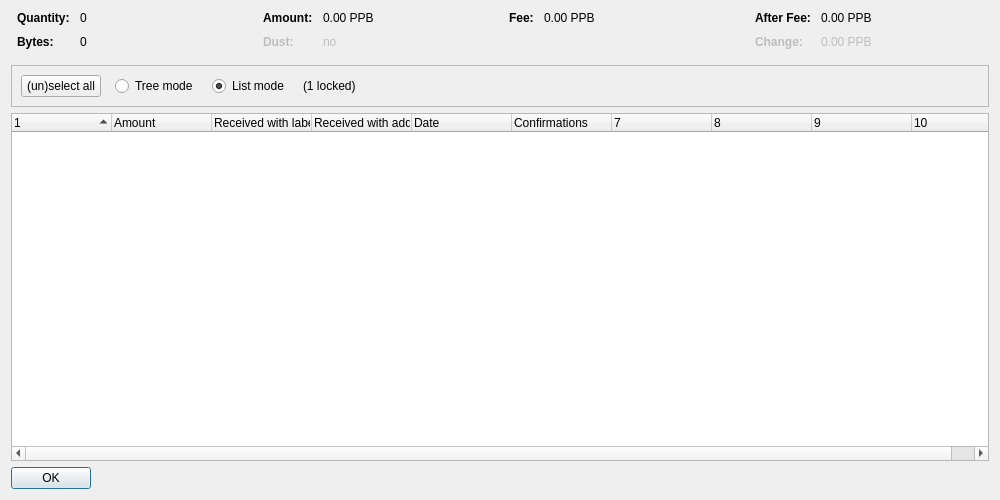
<?xml version="1.0" encoding="UTF-8"?>
<ui version="4.0">
 <class>CoinControlDialog</class>
 <widget class="QDialog" name="CoinControlDialog">
  <property name="geometry">
   <rect>
    <x>0</x>
    <y>0</y>
    <width>1000</width>
    <height>500</height>
   </rect>
  </property>
  <property name="windowTitle">
   <string>Coin Selection</string>
  </property>
  <layout class="QVBoxLayout" name="verticalLayout">
   <item>
    <layout class="QHBoxLayout" name="horizontalLayoutTop" stretch="0,0,0,0">
     <property name="topMargin">
      <number>0</number>
     </property>
     <property name="bottomMargin">
      <number>10</number>
     </property>
     <item>
      <layout class="QFormLayout" name="formLayoutCoinControl1">
       <property name="horizontalSpacing">
        <number>10</number>
       </property>
       <property name="verticalSpacing">
        <number>10</number>
       </property>
       <property name="leftMargin">
        <number>6</number>
       </property>
       <property name="rightMargin">
        <number>6</number>
       </property>
       <item row="0" column="0">
        <widget class="QLabel" name="labelCoinControlQuantityText">
         <property name="font">
          <font>
           <weight>75</weight>
           <bold>true</bold>
          </font>
         </property>
         <property name="text">
          <string>Quantity:</string>
         </property>
        </widget>
       </item>
       <item row="0" column="1">
        <widget class="QLabel" name="labelCoinControlQuantity">
         <property name="cursor">
          <cursorShape>IBeamCursor</cursorShape>
         </property>
         <property name="contextMenuPolicy">
          <enum>Qt::ActionsContextMenu</enum>
         </property>
         <property name="text">
          <string notr="true">0</string>
         </property>
         <property name="textInteractionFlags">
          <set>Qt::LinksAccessibleByMouse|Qt::TextSelectableByKeyboard|Qt::TextSelectableByMouse</set>
         </property>
        </widget>
       </item>
       <item row="1" column="0">
        <widget class="QLabel" name="labelCoinControlBytesText">
         <property name="font">
          <font>
           <weight>75</weight>
           <bold>true</bold>
          </font>
         </property>
         <property name="text">
          <string>Bytes:</string>
         </property>
        </widget>
       </item>
       <item row="1" column="1">
        <widget class="QLabel" name="labelCoinControlBytes">
         <property name="cursor">
          <cursorShape>IBeamCursor</cursorShape>
         </property>
         <property name="contextMenuPolicy">
          <enum>Qt::ActionsContextMenu</enum>
         </property>
         <property name="text">
          <string notr="true">0</string>
         </property>
         <property name="textInteractionFlags">
          <set>Qt::LinksAccessibleByMouse|Qt::TextSelectableByKeyboard|Qt::TextSelectableByMouse</set>
         </property>
        </widget>
       </item>
      </layout>
     </item>
     <item>
      <layout class="QFormLayout" name="formLayoutCoinControl2">
       <property name="horizontalSpacing">
        <number>10</number>
       </property>
       <property name="verticalSpacing">
        <number>10</number>
       </property>
       <property name="leftMargin">
        <number>6</number>
       </property>
       <property name="rightMargin">
        <number>6</number>
       </property>
       <item row="0" column="0">
        <widget class="QLabel" name="labelCoinControlAmountText">
         <property name="font">
          <font>
           <weight>75</weight>
           <bold>true</bold>
          </font>
         </property>
         <property name="text">
          <string>Amount:</string>
         </property>
        </widget>
       </item>
       <item row="0" column="1">
        <widget class="QLabel" name="labelCoinControlAmount">
         <property name="cursor">
          <cursorShape>IBeamCursor</cursorShape>
         </property>
         <property name="contextMenuPolicy">
          <enum>Qt::ActionsContextMenu</enum>
         </property>
         <property name="text">
          <string notr="true">0.00 PPB</string>
         </property>
         <property name="textInteractionFlags">
          <set>Qt::LinksAccessibleByMouse|Qt::TextSelectableByKeyboard|Qt::TextSelectableByMouse</set>
         </property>
        </widget>
       </item>
       <item row="1" column="0">
        <widget class="QLabel" name="labelCoinControlLowOutputText">
         <property name="enabled">
          <bool>false</bool>
         </property>
         <property name="font">
          <font>
           <weight>75</weight>
           <bold>true</bold>
          </font>
         </property>
         <property name="text">
          <string>Dust:</string>
         </property>
        </widget>
       </item>
       <item row="1" column="1">
        <widget class="QLabel" name="labelCoinControlLowOutput">
         <property name="enabled">
          <bool>false</bool>
         </property>
         <property name="cursor">
          <cursorShape>IBeamCursor</cursorShape>
         </property>
         <property name="contextMenuPolicy">
          <enum>Qt::ActionsContextMenu</enum>
         </property>
         <property name="text">
          <string notr="true">no</string>
         </property>
         <property name="textInteractionFlags">
          <set>Qt::LinksAccessibleByMouse|Qt::TextSelectableByKeyboard|Qt::TextSelectableByMouse</set>
         </property>
        </widget>
       </item>
      </layout>
     </item>
     <item>
      <layout class="QFormLayout" name="formLayoutCoinControl3">
       <property name="horizontalSpacing">
        <number>10</number>
       </property>
       <property name="verticalSpacing">
        <number>10</number>
       </property>
       <property name="leftMargin">
        <number>6</number>
       </property>
       <property name="rightMargin">
        <number>6</number>
       </property>
       <item row="0" column="0">
        <widget class="QLabel" name="labelCoinControlFeeText">
         <property name="font">
          <font>
           <weight>75</weight>
           <bold>true</bold>
          </font>
         </property>
         <property name="text">
          <string>Fee:</string>
         </property>
        </widget>
       </item>
       <item row="0" column="1">
        <widget class="QLabel" name="labelCoinControlFee">
         <property name="cursor">
          <cursorShape>IBeamCursor</cursorShape>
         </property>
         <property name="contextMenuPolicy">
          <enum>Qt::ActionsContextMenu</enum>
         </property>
         <property name="text">
          <string notr="true">0.00 PPB</string>
         </property>
         <property name="textInteractionFlags">
          <set>Qt::LinksAccessibleByMouse|Qt::TextSelectableByKeyboard|Qt::TextSelectableByMouse</set>
         </property>
        </widget>
       </item>
      </layout>
     </item>
     <item>
      <layout class="QFormLayout" name="formLayoutCoinControl4">
       <property name="horizontalSpacing">
        <number>10</number>
       </property>
       <property name="verticalSpacing">
        <number>10</number>
       </property>
       <property name="leftMargin">
        <number>6</number>
       </property>
       <property name="rightMargin">
        <number>6</number>
       </property>
       <item row="0" column="0">
        <widget class="QLabel" name="labelCoinControlAfterFeeText">
         <property name="font">
          <font>
           <weight>75</weight>
           <bold>true</bold>
          </font>
         </property>
         <property name="text">
          <string>After Fee:</string>
         </property>
        </widget>
       </item>
       <item row="0" column="1">
        <widget class="QLabel" name="labelCoinControlAfterFee">
         <property name="cursor">
          <cursorShape>IBeamCursor</cursorShape>
         </property>
         <property name="contextMenuPolicy">
          <enum>Qt::ActionsContextMenu</enum>
         </property>
         <property name="text">
          <string notr="true">0.00 PPB</string>
         </property>
         <property name="textInteractionFlags">
          <set>Qt::LinksAccessibleByMouse|Qt::TextSelectableByKeyboard|Qt::TextSelectableByMouse</set>
         </property>
        </widget>
       </item>
       <item row="1" column="0">
        <widget class="QLabel" name="labelCoinControlChangeText">
         <property name="enabled">
          <bool>false</bool>
         </property>
         <property name="font">
          <font>
           <weight>75</weight>
           <bold>true</bold>
          </font>
         </property>
         <property name="text">
          <string>Change:</string>
         </property>
        </widget>
       </item>
       <item row="1" column="1">
        <widget class="QLabel" name="labelCoinControlChange">
         <property name="enabled">
          <bool>false</bool>
         </property>
         <property name="cursor">
          <cursorShape>IBeamCursor</cursorShape>
         </property>
         <property name="contextMenuPolicy">
          <enum>Qt::ActionsContextMenu</enum>
         </property>
         <property name="text">
          <string notr="true">0.00 PPB</string>
         </property>
         <property name="textInteractionFlags">
          <set>Qt::LinksAccessibleByMouse|Qt::TextSelectableByKeyboard|Qt::TextSelectableByMouse</set>
         </property>
        </widget>
       </item>
      </layout>
     </item>
    </layout>
   </item>
   <item>
    <widget class="QFrame" name="frame">
     <property name="minimumSize">
      <size>
       <width>0</width>
       <height>40</height>
      </size>
     </property>
     <property name="frameShape">
      <enum>QFrame::StyledPanel</enum>
     </property>
     <property name="frameShadow">
      <enum>QFrame::Sunken</enum>
     </property>
     <layout class="QHBoxLayout" name="horizontalLayout">
      <item>
       <layout class="QHBoxLayout" name="horizontalLayoutPanel" stretch="0,0,0,0,0">
        <property name="spacing">
         <number>14</number>
        </property>
        <item>
         <widget class="QPushButton" name="pushButtonSelectAll">
          <property name="sizePolicy">
           <sizepolicy hsizetype="Maximum" vsizetype="Fixed">
            <horstretch>0</horstretch>
            <verstretch>0</verstretch>
           </sizepolicy>
          </property>
          <property name="text">
           <string>(un)select all</string>
          </property>
          <property name="autoDefault">
           <bool>false</bool>
          </property>
         </widget>
        </item>
        <item>
         <widget class="QRadioButton" name="radioTreeMode">
          <property name="sizePolicy">
           <sizepolicy hsizetype="Maximum" vsizetype="Fixed">
            <horstretch>0</horstretch>
            <verstretch>0</verstretch>
           </sizepolicy>
          </property>
          <property name="text">
           <string>Tree mode</string>
          </property>
         </widget>
        </item>
        <item>
         <widget class="QRadioButton" name="radioListMode">
          <property name="sizePolicy">
           <sizepolicy hsizetype="Maximum" vsizetype="Fixed">
            <horstretch>0</horstretch>
            <verstretch>0</verstretch>
           </sizepolicy>
          </property>
          <property name="text">
           <string>List mode</string>
          </property>
          <property name="checked">
           <bool>true</bool>
          </property>
         </widget>
        </item>
        <item>
         <widget class="QLabel" name="labelLocked">
          <property name="text">
           <string notr="true">(1 locked)</string>
          </property>
         </widget>
        </item>
        <item>
         <spacer name="horizontalSpacer">
          <property name="orientation">
           <enum>Qt::Horizontal</enum>
          </property>
          <property name="sizeHint" stdset="0">
           <size>
            <width>40</width>
            <height>20</height>
           </size>
          </property>
         </spacer>
        </item>
       </layout>
      </item>
     </layout>
    </widget>
   </item>
   <item>
    <widget class="CoinControlTreeWidget" name="treeWidget">
     <property name="contextMenuPolicy">
      <enum>Qt::CustomContextMenu</enum>
     </property>
     <property name="sortingEnabled">
      <bool>false</bool>
     </property>
     <property name="columnCount">
      <number>10</number>
     </property>
     <attribute name="headerShowSortIndicator" stdset="0">
      <bool>true</bool>
     </attribute>
     <attribute name="headerStretchLastSection">
      <bool>false</bool>
     </attribute>
     <column>
      <property name="text">
       <string/>
      </property>
     </column>
     <column>
      <property name="text">
       <string>Amount</string>
      </property>
     </column>
     <column>
      <property name="text">
       <string>Received with label</string>
      </property>
     </column>
     <column>
      <property name="text">
       <string>Received with address</string>
      </property>
     </column>
     <column>
      <property name="text">
       <string>Date</string>
      </property>
     </column>
     <column>
      <property name="text">
       <string>Confirmations</string>
      </property>
      <property name="toolTip">
       <string>Confirmed</string>
      </property>
     </column>
     <column>
      <property name="text">
       <string/>
      </property>
     </column>
     <column>
      <property name="text">
       <string/>
      </property>
     </column>
     <column>
      <property name="text">
       <string/>
      </property>
     </column>
     <column>
      <property name="text">
       <string/>
      </property>
     </column>
    </widget>
   </item>
   <item>
    <widget class="QDialogButtonBox" name="buttonBox">
     <property name="sizePolicy">
      <sizepolicy hsizetype="Maximum" vsizetype="Fixed">
       <horstretch>0</horstretch>
       <verstretch>0</verstretch>
      </sizepolicy>
     </property>
     <property name="orientation">
      <enum>Qt::Horizontal</enum>
     </property>
     <property name="standardButtons">
      <set>QDialogButtonBox::Ok</set>
     </property>
    </widget>
   </item>
  </layout>
 </widget>
 <customwidgets>
  <customwidget>
   <class>CoinControlTreeWidget</class>
   <extends>QTreeWidget</extends>
   <header>coincontroltreewidget.h</header>
  </customwidget>
 </customwidgets>
 <resources/>
 <connections/>
</ui>
